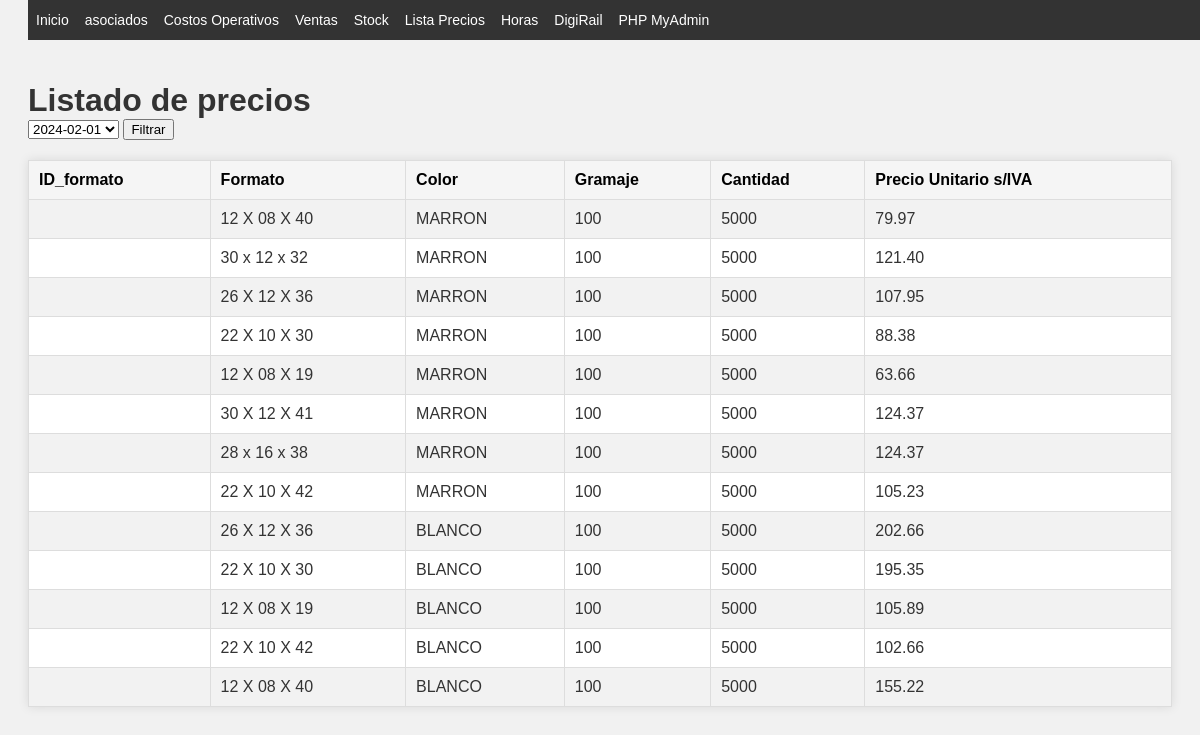
The page /lista_precios.php?fechaSeleccionada=2023-12-01 on the database its author committed.
### tables this page shows
CREATE TABLE `listado_precios` (
  `ID_listado` int(11) NOT NULL,
  `ID_formato` int(11) DEFAULT NULL,
  `cantidad` int(11) DEFAULT NULL,
  `precio_u_sIVA` decimal(8,2) DEFAULT NULL,
  `fecha_listado` date DEFAULT NULL
);

CREATE TABLE `tabla_1` (
  `ID_formato` int(11) NOT NULL,
  `formato` varchar(14) NOT NULL,
  `color` varchar(11) NOT NULL,
  `gramaje` int(11) NOT NULL,
  `cantidades` int(11) NOT NULL,
  `manijas` bit(1) NOT NULL,
  `fechatiempo` timestamp NULL DEFAULT CURRENT_TIMESTAMP ON UPDATE CURRENT_TIMESTAMP
);

### includes/db_functions.php (called while the page is built, shortened)
<?php
function conectarBD() {
    $conexion = mysqli_connect(DB_SERVER, DB_USERNAME, DB_PASSWORD, DB_NAME);
    return $conexion;
}
function getArraySQL($sql) {
    $conexion = conectarBD();
    $result = mysqli_query($conexion, $sql);
    $rawdata = [];
    while ($row = mysqli_fetch_assoc($result)) {
        $rawdata[] = $row;
    }
    return $rawdata;
}
?>

### lista_precios.php (the view, shortened to what this page needs)
<?php
require "includes/header.php";
require 'includes/db_functions.php';
$sqlFechas = "SELECT DISTINCT fecha_listado FROM listado_precios ORDER BY fecha_listado DESC";
$fechas = getArraySQL($sqlFechas);
?>
<!DOCTYPE html>
<html lang="es">
<head>
    <link rel="stylesheet" href="CSS/style.css">
</head>
<body>
<h1>Listado de precios</h1>
<form action="lista_precios.php" method="GET">
    <select name="fechaSeleccionada">
        <?php
        foreach ($fechas as $fecha) {
            echo '<option value="'.$fecha['fecha_listado'].'">'.$fecha['fecha_listado'].'</option>';
        }
        ?>
    </select>
    <input type="submit" value="Filtrar">
</form>
<?php
if (isset($_GET['fechaSeleccionada'])) {
    $fechaSeleccionada = $_GET['fechaSeleccionada'];
    $sql = "SELECT t1.formato, t1.color, t1.gramaje, lp.cantidad, lp.precio_u_sIVA
            FROM listado_precios lp
            INNER JOIN tabla_1 t1 ON lp.ID_formato = t1.ID_formato
            WHERE lp.fecha_listado = '$fechaSeleccionada'
            ORDER BY color DESC";
    $resultados = getArraySQL($sql);
    ?>
    <table border="1" class="responsive-table">
        <tr>
            <th>ID_formato</th>
            <th>Formato</th>
            <th>Color</th>
            <th>Gramaje</th>
            <th>Cantidad</th>
            <th>Precio Unitario s/IVA</th>
        </tr>
        <?php
        foreach ($resultados as $resultado) {
            echo "<tr>
                    <td>{$resultado['ID_formato']}</td>
                    <td>{$resultado['formato']}</td>
                    <td>{$resultado['color']}</td>
                    <td>{$resultado['gramaje']}</td>
                    <td>{$resultado['cantidad']}</td>
                    <td>{$resultado['precio_u_sIVA']}</td>
                  </tr>";
        }
        ?>
    </table>
    <?php
}
?>
</body>
</html>

### CSS/index.css (style rules this page uses)
body { font-family: verdana; resize: none; }
h1, #cabecera p { margin: 0; padding: 0; }

### CSS/style.css (style rules this page uses)
body { font-family: Arial, sans-serif; background-color: #f4f4f4; color: #333; }
table { border-collapse: collapse; width: 80%; margin: 20px auto; background-color: #ffffff; box-shadow: 0 0 10px rgba(0,0,0,0.1); }
th, td { border: 1px solid #ddd; padding: 8px; text-align: left; }
th { background-color: #e9e9e9; color: #000; }
tr:nth-child(even) { background-color: #f2f2f2; }
body { font-family: Arial, sans-serif; background-color: #f1f1f1; padding: 20px; }
h1 { color: #333; }
table { width: 100%; border-collapse: collapse; margin-top: 20px; }
table th, table td { padding: 10px; text-align: left; border: 1px solid #ddd; }
table th { background-color: #f5f5f5; }

### rows shown on the page
listado_precios: ID_formato.formato "12 X 08 X 40", ID_formato.color "MARRON", ID_formato.gramaje "100", cantidad "5000", precio_u_sIVA "79.97"
listado_precios: ID_formato.formato "30 x 12 x 32", ID_formato.color "MARRON", ID_formato.gramaje "100", cantidad "5000", precio_u_sIVA "121.40"
listado_precios: ID_formato.formato "26 X 12 X 36", ID_formato.color "MARRON", ID_formato.gramaje "100", cantidad "5000", precio_u_sIVA "107.95"
listado_precios: ID_formato.formato "22 X 10 X 30", ID_formato.color "MARRON", ID_formato.gramaje "100", cantidad "5000", precio_u_sIVA "88.38"
listado_precios: ID_formato.formato "12 X 08 X 19", ID_formato.color "MARRON", ID_formato.gramaje "100", cantidad "5000", precio_u_sIVA "63.66"
listado_precios: ID_formato.formato "30 X 12 X 41", ID_formato.color "MARRON", ID_formato.gramaje "100", cantidad "5000", precio_u_sIVA "124.37"
listado_precios: ID_formato.formato "28 x 16 x 38", ID_formato.color "MARRON", ID_formato.gramaje "100", cantidad "5000", precio_u_sIVA "124.37"
listado_precios: ID_formato.formato "22 X 10 X 42", ID_formato.color "MARRON", ID_formato.gramaje "100", cantidad "5000", precio_u_sIVA "105.23"
listado_precios: ID_formato.formato "26 X 12 X 36", ID_formato.color "BLANCO", ID_formato.gramaje "100", cantidad "5000", precio_u_sIVA "202.66"
listado_precios: ID_formato.formato "22 X 10 X 30", ID_formato.color "BLANCO", ID_formato.gramaje "100", cantidad "5000", precio_u_sIVA "195.35"
listado_precios: ID_formato.formato "12 X 08 X 19", ID_formato.color "BLANCO", ID_formato.gramaje "100", cantidad "5000", precio_u_sIVA "105.89"
listado_precios: ID_formato.formato "22 X 10 X 42", ID_formato.color "BLANCO", ID_formato.gramaje "100", cantidad "5000", precio_u_sIVA "102.66"
listado_precios: ID_formato.formato "12 X 08 X 40", ID_formato.color "BLANCO", ID_formato.gramaje "100", cantidad "5000", precio_u_sIVA "155.22"

### other values the page prints
form field fechaSeleccionada "2024-02-01"
